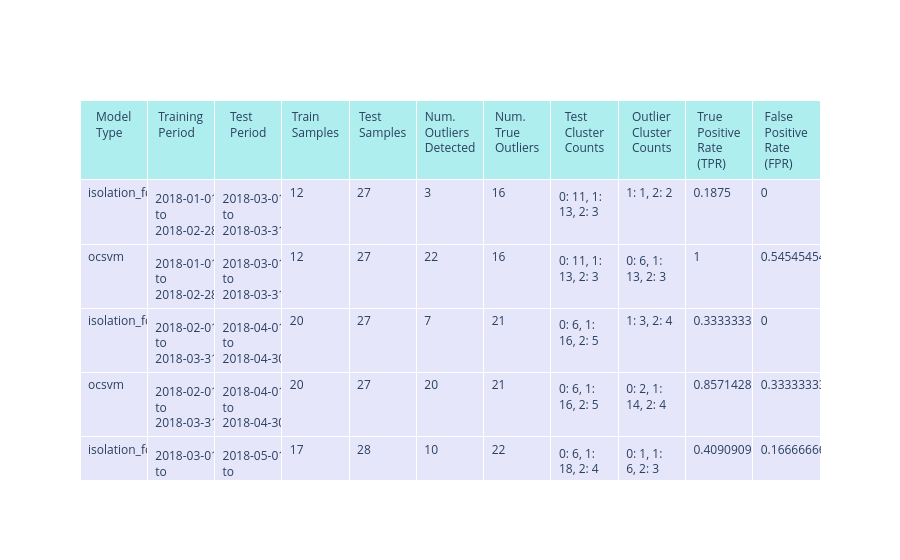

The notebook cell saved with this chart:
### Code cell
summary_df = pd.DataFrame(summary)

fig = go.Figure(data=[go.Table(
    header=dict(values=list(summary_df.columns),
                fill_color='paleturquoise',
                align='center'),
    cells=dict(values=[summary_df[col] for col in summary_df.columns],
               fill_color='lavender',
               align='left'))
    ])

fig.show()

### Figure 1 — Plotly figure (JSON) as saved in the notebook; plotly's stock layout.template omitted (floating-point values rounded to 4 significant figures; data arrays with more than 128 entries replaced by an {"elided": "..."} marker saying what was removed)
{"data": [{"cells": {"align": "left", "fill": {"color": "lavender"}, "values": {"elided": "11x44 mixed values"}}, "header": {"align": "center", "fill": {"color": "paleturquoise"}, "values": ["Model Type", "Training Period", "Test Period", "Train Samples", "Test Samples", "Num. Outliers Detected", "Num. True Outliers", "Test Cluster Counts", "Outlier Cluster Counts", "True Positive Rate (TPR)", "False Positive Rate (FPR)"]}, "type": "table"}], "layout": {}}
